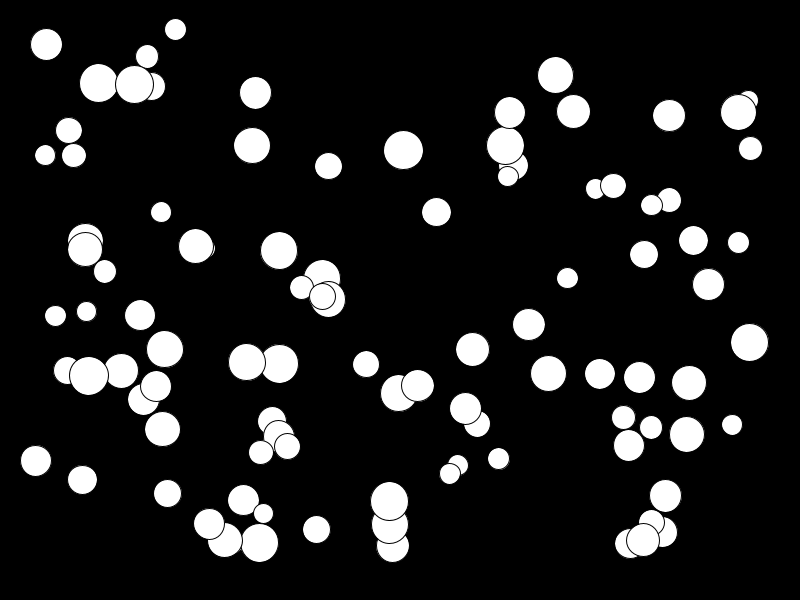
Frame 1 (no input)
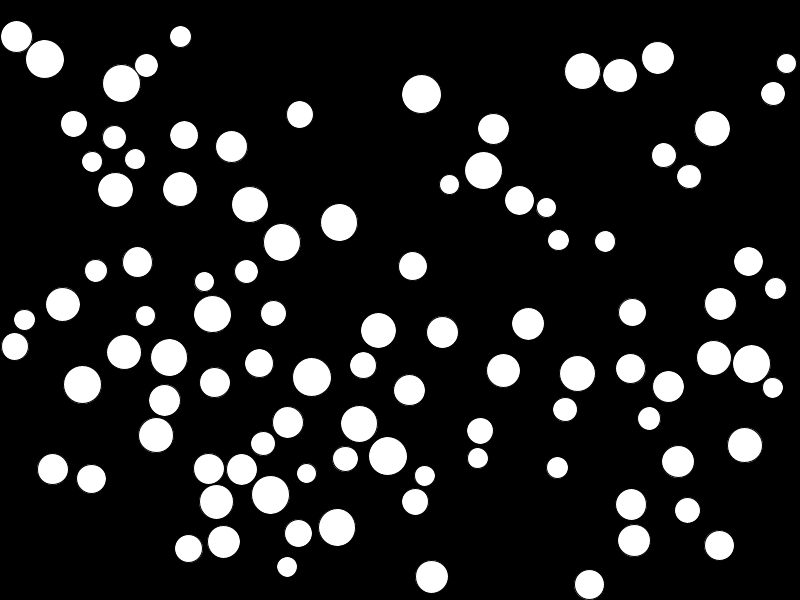
Frame 60 (the mouse pressed at the canvas centre just before this capture)
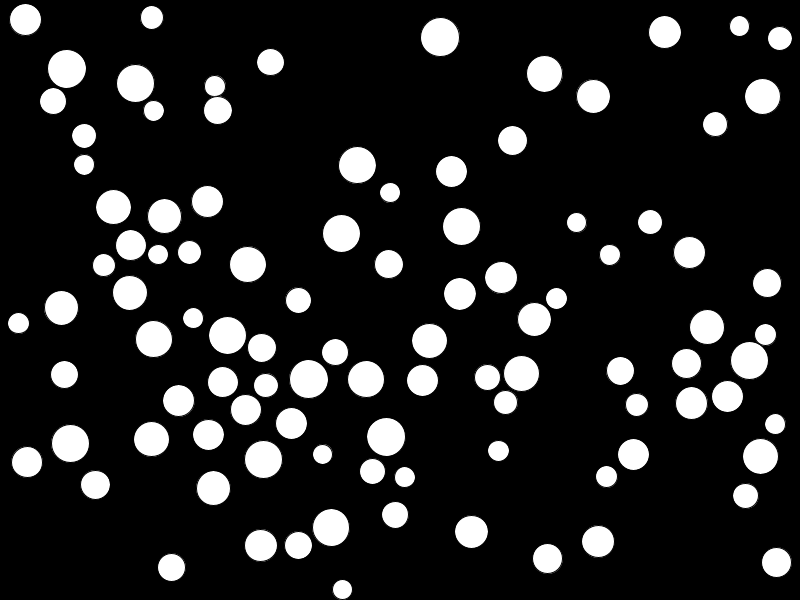
Frame 120 (the mouse held since frame 60 and released just before this capture)

The Processing sketch that drew these frames (run headless with seeded random() and noise(); from frame 60 on, the mouse is pressed at the canvas centre):

// Processing sketch: colliding_balls
// ── colliding_balls.pde
int count=100;
PVector [] loc=new PVector [count];
PVector [] vel=new PVector [count];
PVector [] acc=new PVector [count];
float[] sz= new float[count];


void setup() {
  size(800, 600);
  for (int i=0; i<count; i++) {
    sz[i]=random(20, 40);
    loc[i] = new PVector(random(sz[i], width-sz[i]), random(sz[i], height-sz[i])); 
    vel[i]= PVector.random2D();
    acc[i]= new PVector(0, 0);
  }
}
void draw() {
  background(0);
  for (int i=0; i<count; i++) {
    vel[i].add(acc[i]);
    loc[i].add(vel[i]);
    for (int j=0; j<count; j++) {
      if (i!=j) {
        if (loc[i].dist(loc[j])<sz[i]/2+sz[j]/2) {
          print("COLLISION DETECTED");
          if (loc[i].x<loc[j].x) {
            vel[i].x=-abs(vel[i].x);
            vel[j].x=abs(vel[j].x);
          } else {
            vel[i].x=abs(vel[i].x);
            vel[j].x=-abs(vel[j].x);
          }
          if (loc[i].y < loc[j].y) {
            vel[i].y=-abs(vel[i].y);
            vel[j].y=abs(vel[j].y);
          } else {
            vel[i].y=abs(vel[i].y);
            vel[j].y=-abs(vel[j].y);
          }
        }
      }
    }
    ellipse(loc[i].x, loc[i].y, sz[i], sz[i]);

    if (loc[i].x+sz[i]/2>width||loc[i].x-sz[i]/2<0) {
      vel[i].x*=-1;
    }
    if (loc[i].y+sz[i]/2>height||loc[i].y-sz[i]/2<0) {
      vel[i].y*=-1;
    }
  }
}



void mouseReleased() {
  loc[0].set(mouseX, mouseY);
}
